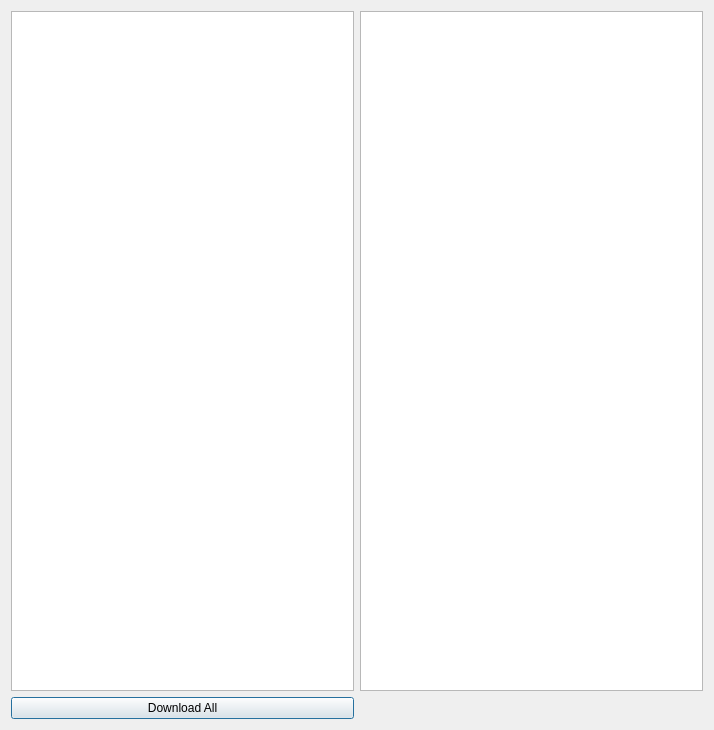
<?xml version="1.0" encoding="UTF-8"?>
<ui version="4.0">
 <class>DownloaderWidget</class>
 <widget class="QDialog" name="DownloaderWidget">
  <property name="geometry">
   <rect>
    <x>0</x>
    <y>0</y>
    <width>714</width>
    <height>730</height>
   </rect>
  </property>
  <property name="windowTitle">
   <string>Plugin Downloader</string>
  </property>
  <layout class="QGridLayout" name="gridLayout">
   <item row="1" column="0">
    <widget class="QPushButton" name="downloadButton">
     <property name="text">
      <string>Download All</string>
     </property>
    </widget>
   </item>
   <item row="0" column="0">
    <widget class="QTableWidget" name="repoTable"/>
   </item>
   <item row="0" column="1">
    <widget class="QTextBrowser" name="readmeBrowser"/>
   </item>
  </layout>
 </widget>
 <resources/>
 <connections/>
</ui>
